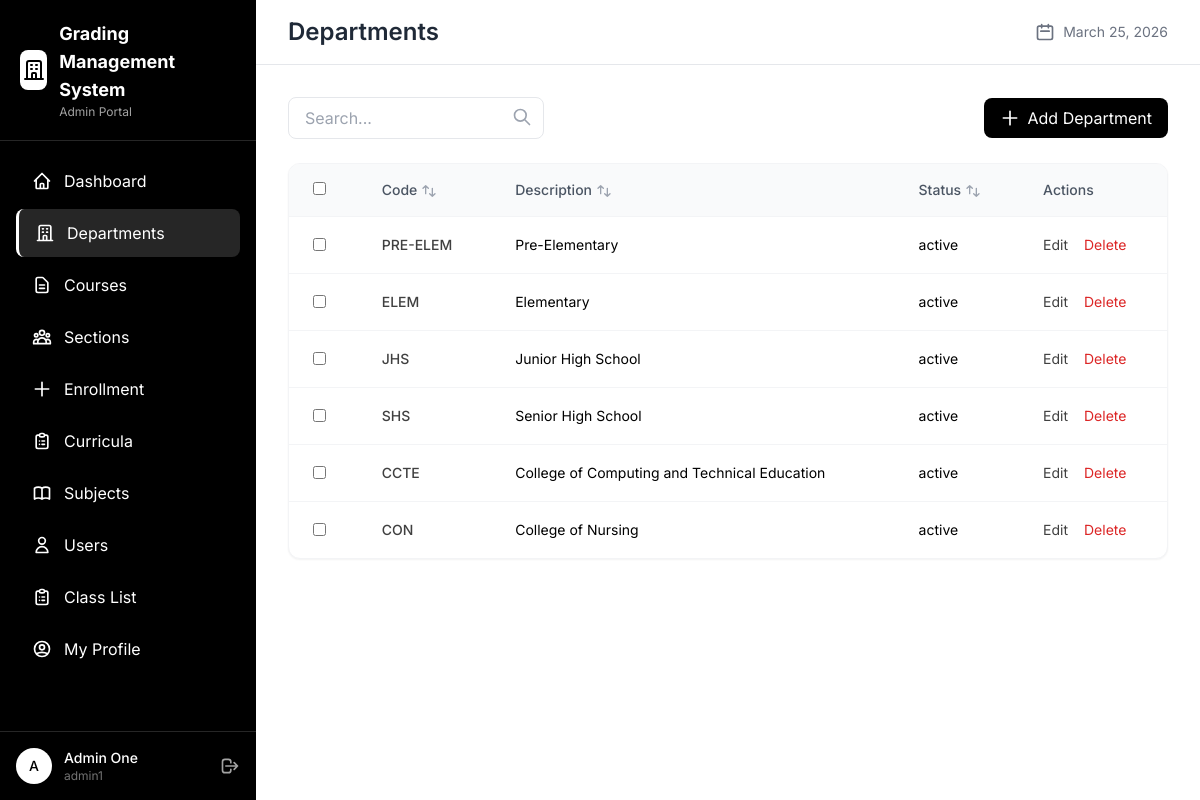
/admin/departments.php (signed in), run on the app's committed database.
### tables this page shows
CREATE TABLE IF NOT EXISTS `tbl_departments` (
  `id` int NOT NULL AUTO_INCREMENT,
  `code` varchar(20) NOT NULL,
  `description` varchar(100) DEFAULT NULL,
  `education_level` enum('k12','college') NOT NULL DEFAULT 'k12',
  `status` varchar(20) DEFAULT 'active',
  `created_at` datetime DEFAULT CURRENT_TIMESTAMP,
  `updated_at` datetime DEFAULT CURRENT_TIMESTAMP ON UPDATE CURRENT_TIMESTAMP,
  PRIMARY KEY (`id`)
);

### includes/functions.php (called while the page is built, shortened)
<?php
function getCurrentDate() {
    return date('F d, Y');
}

### config/database.php (called while the page is built, shortened)
<?php
class Database {
    private static $instance = null;
    private $conn;
    private function __construct() {
        try {
            $this->conn = new PDO(
                "mysql:host=" . DB_HOST . ";dbname=" . DB_NAME . ";charset=utf8mb4",
                DB_USER,
                DB_PASS,
                [
                    PDO::ATTR_ERRMODE => PDO::ERRMODE_EXCEPTION,
                    PDO::ATTR_DEFAULT_FETCH_MODE => PDO::FETCH_ASSOC,
                    PDO::ATTR_EMULATE_PREPARES => false
                ]
            );
        } catch (PDOException $e) {
            die("Connection failed: " . $e->getMessage());
        }
    }
    public static function getInstance() {
        if (self::$instance === null) {
            self::$instance = new self();
        }
        return self::$instance;
    }
    public function getConnection() {
        return $this->conn;
    }
}
function db() {
    return Database::getInstance()->getConnection();
}

### admin/departments.php (the view, shortened to what this page needs)
<?php
require_once '../config/database.php';
require_once '../includes/functions.php';
$departments = db()->query("SELECT * FROM tbl_departments ORDER BY id ASC")->fetchAll();
include '../includes/header.php';
include '../includes/sidebar_admin.php';
?>
<main class="main-content lg:ml-64 min-h-screen">
    <div class="bg-white border-b border-gray-200 px-4 sm:px-8 py-4">
        <div class="flex flex-col sm:flex-row sm:items-center sm:justify-between gap-2">
            <h1 class="text-xl sm:text-2xl font-semibold text-gray-800">Departments</h1>
            <div class="flex items-center gap-4">
                <div class="flex items-center gap-2 text-gray-500 text-sm">
                    <svg class="w-5 h-5 hidden sm:block" fill="none" stroke="currentColor" viewBox="0 0 24 24">
                        <path stroke-linecap="round" stroke-linejoin="round" stroke-width="2" d="M8 7V3m8 4V3m-9 8h10M5 21h14a2 2 0 002-2V7a2 2 0 00-2-2H5a2 2 0 00-2 2v12a2 2 0 002 2z"></path>
                    </svg>
                    <span><?= getCurrentDate() ?></span>
                </div>
            </div>
        </div>
    </div>
    <div class="p-4 sm:p-8">
        <div class="flex flex-col sm:flex-row sm:items-center sm:justify-between gap-4 mb-6">
            <div class="flex flex-col sm:flex-row items-stretch sm:items-center gap-4">
                <div class="relative">
                    <input type="text" id="searchInput" placeholder="Search..."
                        class="pl-4 pr-10 py-2 border border-gray-200 rounded-lg focus:ring-2 focus:ring-blue-500 focus:border-transparent w-full sm:w-64">
                    <svg class="w-5 h-5 text-gray-400 absolute right-3 top-2.5" fill="none" stroke="currentColor" viewBox="0 0 24 24">
                        <path stroke-linecap="round" stroke-linejoin="round" stroke-width="2" d="M21 21l-6-6m2-5a7 7 0 11-14 0 7 7 0 0114 0z"></path>
                    </svg>
                </div>
            </div>
            <button onclick="openModal('addModal')"
                class="flex items-center gap-2 bg-black text-white px-4 py-2 rounded-lg hover:bg-neutral-800 transition">
                <svg class="w-5 h-5" fill="none" stroke="currentColor" viewBox="0 0 24 24">
                    <path stroke-linecap="round" stroke-linejoin="round" stroke-width="2" d="M12 4v16m8-8H4"></path>
                </svg>
                Add Department
            </button>
        </div>
        <div class="bg-white rounded-xl shadow-sm border border-gray-100 overflow-hidden">
            <div class="overflow-x-auto">
            <table class="w-full min-w-[600px]" id="dataTable">
                <thead class="bg-gray-50">
                    <tr class="text-left text-sm text-gray-600">
                        <th class="px-6 py-4 font-medium">
                            <input type="checkbox" class="rounded border-gray-300">
                        </th>
                        <th class="px-6 py-4 font-medium sortable">Code</th>
                        <th class="px-6 py-4 font-medium sortable">Description</th>
                        <th class="px-6 py-4 font-medium sortable">Status</th>
                        <th class="px-6 py-4 font-medium">Actions</th>
                    </tr>
                </thead>
                <tbody>
                    <?php foreach ($departments as $dept): ?>
                    <tr class="border-t border-gray-100 hover:bg-gray-50">
                        <td class="px-6 py-4">
                            <input type="checkbox" class="rounded border-gray-300">
                        </td>
                        <td class="px-6 py-4 text-sm font-medium text-neutral-700"><?= htmlspecialchars($dept['code']) ?></td>
                        <td class="px-6 py-4 text-sm"><?= htmlspecialchars($dept['description']) ?></td>
                        <td class="px-6 py-4 text-sm"><?= $dept['status'] ?></td>
                        <td class="px-6 py-4 text-sm">
                            <button onclick="editDepartment(<?= htmlspecialchars(json_encode($dept)) ?>)"
                                class="text-neutral-700 hover:text-black mr-3">Edit</button>
                            <button onclick="deleteDepartment(<?= $dept['id'] ?>, '<?= htmlspecialchars($dept['code']) ?>')"
                                class="text-red-600 hover:text-red-800">Delete</button>
                        </td>
                    </tr>
                    <?php endforeach; ?>
                </tbody>
            </table>
            </div>
        </div>
    </div>
</main>
<?php include '../includes/footer.php'; ?>

### includes/header.php (style rules this page uses)
body { font-family: 'Inter', sans-serif; }

### data on the page
tbl_departments: code "PRE-ELEM", description "Pre-Elementary", status "active"
tbl_departments: code "ELEM", description "Elementary", status "active"
tbl_departments: code "JHS", description "Junior High School", status "active"
tbl_departments: code "SHS", description "Senior High School", status "active"
tbl_departments: code "CCTE", description "College of Computing and Technical Education", status "active"
tbl_departments: code "CON", description "College of Nursing", status "active"

### other printed values
substr($currentUser['name'] ?? 'A', 0, 1) "A"
$currentUser['name'] "Admin One"
$currentUser['username'] "admin1"
getCurrentDate() "March 25, 2026"
